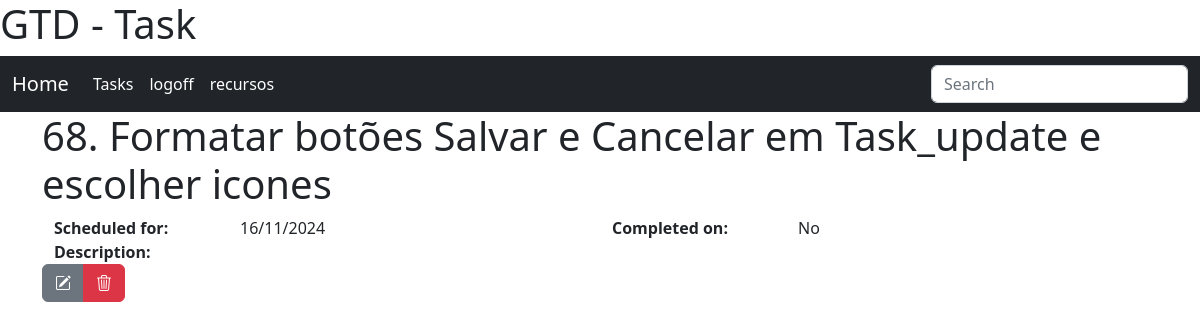
The page /tasks/task/68/ (signed in) on the database its author committed.
### tasks/models.py (models this page shows, shortened)
class Task(models.Model):
    title = models.CharField("Title", max_length=160)
    description = models.TextField("description", blank=True, null=True)
    dt_scheduled = models.DateTimeField("Scheduled for", blank=True, null=True, default=defautlSchedule)
    dt_completed = models.DateTimeField("Completed on", blank=True, null=True)
    dt_canceled  = models.DateTimeField("Completed on", blank=True, null=True)
    created = models.DateTimeField('Created', auto_now_add=True, null=True)
    modified = models.DateTimeField('Modified', auto_now=True, null=True)
    class Meta:
        verbose_name = 'Task'
        verbose_name_plural = 'Tasks'
        ordering = ['dt_completed','dt_scheduled']

### tasks/views.py (the view)
# urls.py: path('task/<int:pk>/', TaskDetailView.as_view(), name='task'),
class TaskDetailView(LoginRequiredMixin, DetailView):
    template_name = "tasks/task.html"
    model = Task

### tasks/templates/tasks/task.html (shortened to what this page needs)
{% extends 'core.html' %}
{% load static %}
{% block content %}
    <header><h1>{{object.pk}}. {{object.title}}</h1></header>
    <article class="container">
        <div class="row">
            <div class="col-2"><b>Scheduled for:</b></div>
            <div class="col-4">{{object.dt_scheduled|date:'d/m/Y'}}</div>
            <div class="col-2"><b>Completed on:</b></div>
            <div class="col-4">{{object.dt_completed|date:'d/m/Y'|default:'No'}}</div>
        </div>
        <div class="row">
            <div class="col-12"><b>Description:</b></div>
        </div>
    </article>
    <aside>
        <div class="btn-group end" role="group">
            <a type="button" class="btn btn-secondary" href="{% url 'tasks:update_task' object.pk %}?next={{ request.path|urlencode }}"><i class="bi bi-pencil-square"></i></a>
            <a type="button" class="btn btn-danger" href="{% url 'tasks:delete_task' object.pk %}"><i class="bi bi-trash3"></i></a>
        </div>
    </aside>
{%endblock%}

### core/templates/core.html (shortened to what this page needs)
<!DOCTYPE html>
<html lang="en">
<head>
    <link href="https://cdn.jsdelivr.net/npm/bootstrap@5.2.3/dist/css/bootstrap.min.css" rel="stylesheet">
    <link rel="stylesheet" href="https://cdn.jsdelivr.net/npm/bootstrap-icons@1.11.3/font/bootstrap-icons.min.css">
</head>
<body>
  <header>
      <h1>
      </h1>
  </header>
  <nav class="navbar navbar-expand-sm navbar-dark bg-dark">
    <div class="container-fluid">
        <a class="navbar-brand" href="{% url 'index' %}">Home</a>
        <div class="collapse navbar-collapse" id="navbarSupportedContent">
            <ul class="navbar-nav me-auto mb-2 mb-lg-0">
                {% block nav %}
                    <li class="nav-item">
                      <a class="nav-link active" aria-current="page" href="{% url 'tasks:index' %}">Tasks</a>
                    </li>
                {% endblock %}
                {% if user.is_authenticated %}
                    <li class="nav-item">
                      <a class="nav-link active" aria-current="page" href="#">logoff</a>
                    </li>
                    <li class="nav-item">
                      <a class="nav-link active" aria-current="page" href="#">{{ user.username }}</a>
                    </li>
                {% else %}
                    <li class="nav-item">
                      <a class="nav-link active" aria-current="page" href="#">login</a>
                    </li>
                {% endif %}
            </ul>
            <form role="search">
                <input class="form-control" type="search" placeholder="Search" aria-label="Search">
            </form>
        </div>
    </div>
  </nav>
  <main class="container">
    {% block content %}{% endblock %}
  </main>
</body>
</html>

### rows shown on the page
Task: pk "68", title "Formatar botões Salvar e Cancelar em Task_update e escolher icones", dt_scheduled "16/11/2024", dt_completed "No"

### other values the page prints
{{ user.username }} "recursos"
